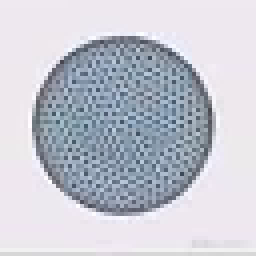
#> input picture frame 41 of raw_data/flippingrbc_wYIzq73f.mp4, 64 x 64 px (shown 4 times larger)
$ python rbc_video_preprocess.py
#> lines starting #> are read from the running program, lines starting #| are printed output that depends on the picture
# This script is for generating a dataset of images from the rotating RBC video

import os
import cv2
import numpy as np

vid_path = "flippingrbc_wYIzq73f.mp4"

cap = cv2.VideoCapture(vid_path)

def random_rotate_image(image, angle):
  ''',255
  Function to rotate an image by a certain angle
  '''
  image_center = tuple(np.array(image.shape[1::-1]) / 2)
  rot_mat = cv2.getRotationMatrix2D(image_center, angle, 1.0)
  result = cv2.warpAffine(image, rot_mat, image.shape[1::-1], flags=cv2.INTER_LINEAR, borderValue=(238,232,239)) # Video background color
  return result

# Check if camera opened successfully
if (cap.isOpened()== False):
  raise Exception("Error opening video stream or file")

count =  0

while(cap.isOpened()):
  # Capture frame-by-frame
  ret, frame = cap.read()
#> frame is the input picture: shape (64, 64, 3); mean B, G, R 209.2, 199, 196.7
  if ret == True:

    angle = int(90*np.random.rand())
    frame = cv2.medianBlur(frame, 5)
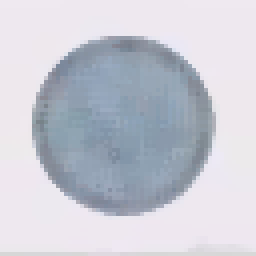
#> frame: shape (64, 64, 3) (shown 4 times larger); mean B, G, R 212.1, 202, 199.8

    # Display the resulting frame
    cv2.imshow('Frame',frame)

    img = frame
    cv2.imwrite('../datasets/RBC_simulation/img' + str(count) + '.png', cv2.resize(img,(64,64),cv2.INTER_AREA))
    count += 1

    img = random_rotate_image(frame, angle)
#> in random_rotate_image, `result = cv2.warpAffine(image, rot_mat, image.shape[1::-1], flags=cv2...`:
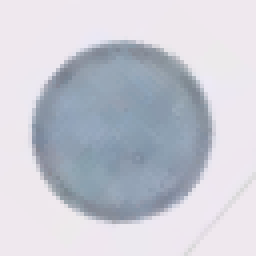
#> result: shape (64, 64, 3) (shown 4 times larger); mean B, G, R 212.2, 202.2, 200.3
    cv2.imwrite('../datasets/RBC_simulation/img' + str(count) + '.png',cv2.resize(img,(64,64),cv2.INTER_AREA))
    count += 1

    img = cv2.flip(img,-1)
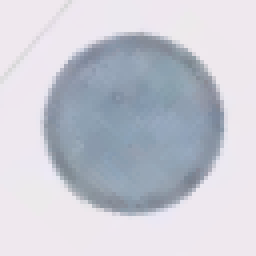
#> img: shape (64, 64, 3) (shown 4 times larger); mean B, G, R 212.2, 202.2, 200.3
    cv2.imwrite('../datasets/RBC_simulation/img' + str(count) + '.png',cv2.resize(img,(64,64),cv2.INTER_AREA))
    count += 1

    img = cv2.flip(img,0)
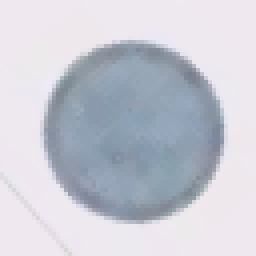
#> img: shape (64, 64, 3) (shown 4 times larger); mean B, G, R 212.2, 202.2, 200.3
    cv2.imwrite('../datasets/RBC_simulation/img' + str(count) + '.png',cv2.resize(img,(64,64),cv2.INTER_AREA))
    count += 1

    # Press Q on keyboard to  exit
    if cv2.waitKey(25) & 0xFF == ord('q'):
#> (key q is pressed here)
      break

  # Break the loop
  else:
    break

cap.release()

$ run again, starting later in the video
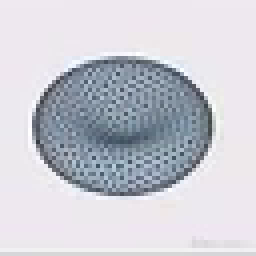
#> input picture frame 184 of raw_data/flippingrbc_wYIzq73f.mp4, 64 x 64 px (shown 4 times larger)
#> frame is the input picture: shape (64, 64, 3); mean B, G, R 211.8, 203.3, 202.4
#> in random_rotate_image, `result = cv2.warpAffine(image, rot_mat, image.shape[1::-1], flags=cv2...`:
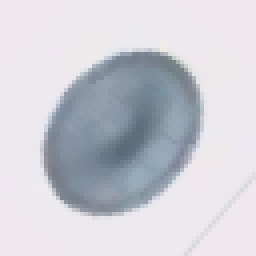
#> result: shape (64, 64, 3) (shown 4 times larger); mean B, G, R 213.7, 205.3, 204.8
#> `img = cv2.flip(img,0)`:
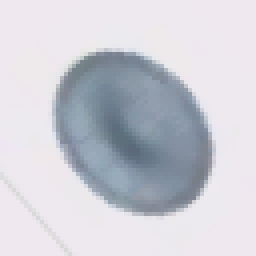
#> img: shape (64, 64, 3) (shown 4 times larger); mean B, G, R 213.7, 205.3, 204.8

$ run again, starting later in the video
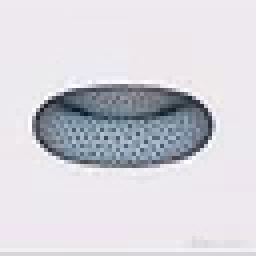
#> input picture frame 328 of raw_data/flippingrbc_wYIzq73f.mp4, 64 x 64 px (shown 4 times larger)
#> frame is the input picture: shape (64, 64, 3); mean B, G, R 219.2, 211.5, 213.3
#> in random_rotate_image, `result = cv2.warpAffine(image, rot_mat, image.shape[1::-1], flags=cv2...`:
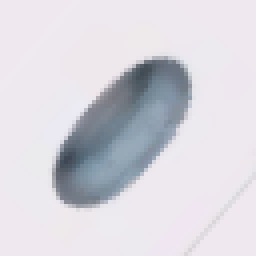
#> result: shape (64, 64, 3) (shown 4 times larger); mean B, G, R 221, 213.4, 215.4
#> `img = cv2.flip(img,0)`:
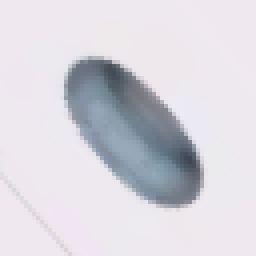
#> img: shape (64, 64, 3) (shown 4 times larger); mean B, G, R 221, 213.4, 215.4
